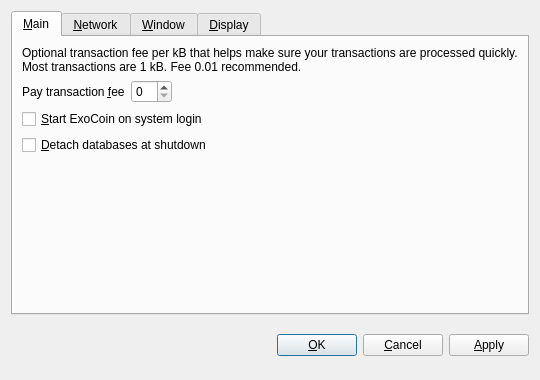
<?xml version="1.0" encoding="UTF-8"?>
<ui version="4.0">
 <class>OptionsDialog</class>
 <widget class="QDialog" name="OptionsDialog">
  <property name="geometry">
   <rect>
    <x>0</x>
    <y>0</y>
    <width>540</width>
    <height>380</height>
   </rect>
  </property>
  <property name="windowTitle">
   <string>Options</string>
  </property>
  <property name="modal">
   <bool>true</bool>
  </property>
  <layout class="QVBoxLayout" name="verticalLayout">
   <item>
    <widget class="QTabWidget" name="tabWidget">
     <property name="tabPosition">
      <enum>QTabWidget::North</enum>
     </property>
     <property name="currentIndex">
      <number>0</number>
     </property>
     <widget class="QWidget" name="tabMain">
      <attribute name="title">
       <string>&amp;Main</string>
      </attribute>
      <layout class="QVBoxLayout" name="verticalLayout_Main">
       <item>
        <widget class="QLabel" name="transactionFeeInfoLabel">
         <property name="text">
          <string>Optional transaction fee per kB that helps make sure your transactions are processed quickly. Most transactions are 1 kB. Fee 0.01 recommended.</string>
         </property>
         <property name="textFormat">
          <enum>Qt::PlainText</enum>
         </property>
         <property name="wordWrap">
          <bool>true</bool>
         </property>
        </widget>
       </item>
       <item>
        <layout class="QHBoxLayout" name="horizontalLayout_Main">
         <item>
          <widget class="QLabel" name="transactionFeeLabel">
           <property name="text">
            <string>Pay transaction &amp;fee</string>
           </property>
           <property name="textFormat">
            <enum>Qt::PlainText</enum>
           </property>
           <property name="buddy">
            <cstring>transactionFee</cstring>
           </property>
          </widget>
         </item>
         <item>
          <widget class="BitcoinAmountField" name="transactionFee"/>
         </item>
         <item>
          <spacer name="horizontalSpacer_Main">
           <property name="orientation">
            <enum>Qt::Horizontal</enum>
           </property>
           <property name="sizeHint" stdset="0">
            <size>
             <width>40</width>
             <height>20</height>
            </size>
           </property>
          </spacer>
         </item>
        </layout>
       </item>
       <item>
        <widget class="QCheckBox" name="bitcoinAtStartup">
         <property name="toolTip">
          <string>Automatically start ExoCoin after logging in to the system.</string>
         </property>
         <property name="text">
          <string>&amp;Start ExoCoin on system login</string>
         </property>
        </widget>
       </item>
       <item>
        <widget class="QCheckBox" name="detachDatabases">
         <property name="toolTip">
          <string>Detach block and address databases at shutdown. This means they can be moved to another data directory, but it slows down shutdown. The wallet is always detached.</string>
         </property>
         <property name="text">
          <string>&amp;Detach databases at shutdown</string>
         </property>
        </widget>
       </item>
       <item>
        <spacer name="verticalSpacer_Main">
         <property name="orientation">
          <enum>Qt::Vertical</enum>
         </property>
         <property name="sizeHint" stdset="0">
          <size>
           <width>20</width>
           <height>40</height>
          </size>
         </property>
        </spacer>
       </item>
      </layout>
     </widget>
     <widget class="QWidget" name="tabNetwork">
      <attribute name="title">
       <string>&amp;Network</string>
      </attribute>
      <layout class="QVBoxLayout" name="verticalLayout_Network">
       <item>
        <widget class="QCheckBox" name="mapPortUpnp">
         <property name="toolTip">
          <string>Automatically open the ExoCoin client port on the router. This only works when your router supports UPnP and it is enabled.</string>
         </property>
         <property name="text">
          <string>Map port using &amp;UPnP</string>
         </property>
        </widget>
       </item>
       <item>
        <widget class="QCheckBox" name="connectSocks">
         <property name="toolTip">
          <string>Connect to the ExoCoin network through a SOCKS proxy (e.g. when connecting through Tor).</string>
         </property>
         <property name="text">
          <string>&amp;Connect through SOCKS proxy:</string>
         </property>
        </widget>
       </item>
       <item>
        <layout class="QHBoxLayout" name="horizontalLayout_Network">
         <item>
          <widget class="QLabel" name="proxyIpLabel">
           <property name="text">
            <string>Proxy &amp;IP:</string>
           </property>
           <property name="textFormat">
            <enum>Qt::PlainText</enum>
           </property>
           <property name="buddy">
            <cstring>proxyIp</cstring>
           </property>
          </widget>
         </item>
         <item>
          <widget class="QValidatedLineEdit" name="proxyIp">
           <property name="maximumSize">
            <size>
             <width>140</width>
             <height>16777215</height>
            </size>
           </property>
           <property name="toolTip">
            <string>IP address of the proxy (e.g. 127.0.0.1)</string>
           </property>
          </widget>
         </item>
         <item>
          <widget class="QLabel" name="proxyPortLabel">
           <property name="text">
            <string>&amp;Port:</string>
           </property>
           <property name="textFormat">
            <enum>Qt::PlainText</enum>
           </property>
           <property name="buddy">
            <cstring>proxyPort</cstring>
           </property>
          </widget>
         </item>
         <item>
          <widget class="QLineEdit" name="proxyPort">
           <property name="maximumSize">
            <size>
             <width>55</width>
             <height>16777215</height>
            </size>
           </property>
           <property name="toolTip">
            <string>Port of the proxy (e.g. 9050)</string>
           </property>
          </widget>
         </item>
         <item>
          <widget class="QLabel" name="socksVersionLabel">
           <property name="text">
            <string>SOCKS &amp;Version:</string>
           </property>
           <property name="textFormat">
            <enum>Qt::PlainText</enum>
           </property>
           <property name="buddy">
            <cstring>socksVersion</cstring>
           </property>
          </widget>
         </item>
         <item>
          <widget class="QValueComboBox" name="socksVersion">
           <property name="toolTip">
            <string>SOCKS version of the proxy (e.g. 5)</string>
           </property>
          </widget>
         </item>
         <item>
          <spacer name="horizontalSpacer_Network">
           <property name="orientation">
            <enum>Qt::Horizontal</enum>
           </property>
           <property name="sizeHint" stdset="0">
            <size>
             <width>40</width>
             <height>20</height>
            </size>
           </property>
          </spacer>
         </item>
        </layout>
       </item>
       <item>
        <spacer name="verticalSpacer_Network">
         <property name="orientation">
          <enum>Qt::Vertical</enum>
         </property>
         <property name="sizeHint" stdset="0">
          <size>
           <width>20</width>
           <height>40</height>
          </size>
         </property>
        </spacer>
       </item>
      </layout>
     </widget>
     <widget class="QWidget" name="tabWindow">
      <attribute name="title">
       <string>&amp;Window</string>
      </attribute>
      <layout class="QVBoxLayout" name="verticalLayout_Window">
       <item>
        <widget class="QCheckBox" name="minimizeToTray">
         <property name="toolTip">
          <string>Show only a tray icon after minimizing the window.</string>
         </property>
         <property name="text">
          <string>&amp;Minimize to the tray instead of the taskbar</string>
         </property>
        </widget>
       </item>
       <item>
        <widget class="QCheckBox" name="minimizeOnClose">
         <property name="toolTip">
          <string>Minimize instead of exit the application when the window is closed. When this option is enabled, the application will be closed only after selecting Quit in the menu.</string>
         </property>
         <property name="text">
          <string>M&amp;inimize on close</string>
         </property>
        </widget>
       </item>
       <item>
        <spacer name="verticalSpacer_Window">
         <property name="orientation">
          <enum>Qt::Vertical</enum>
         </property>
         <property name="sizeHint" stdset="0">
          <size>
           <width>20</width>
           <height>40</height>
          </size>
         </property>
        </spacer>
       </item>
      </layout>
     </widget>
     <widget class="QWidget" name="tabDisplay">
      <attribute name="title">
       <string>&amp;Display</string>
      </attribute>
      <layout class="QVBoxLayout" name="verticalLayout_Display">
       <item>
        <layout class="QHBoxLayout" name="horizontalLayout_1_Display">
         <item>
          <widget class="QLabel" name="langLabel">
           <property name="text">
            <string>User Interface &amp;language:</string>
           </property>
           <property name="textFormat">
            <enum>Qt::PlainText</enum>
           </property>
           <property name="buddy">
            <cstring>lang</cstring>
           </property>
          </widget>
         </item>
         <item>
          <widget class="QValueComboBox" name="lang">
           <property name="toolTip">
            <string>The user interface language can be set here. This setting will take effect after restarting ExoCoin.</string>
           </property>
          </widget>
         </item>
        </layout>
       </item>
       <item>
        <layout class="QHBoxLayout" name="horizontalLayout_2_Display">
         <item>
          <widget class="QLabel" name="unitLabel">
           <property name="text">
            <string>&amp;Unit to show amounts in:</string>
           </property>
           <property name="textFormat">
            <enum>Qt::PlainText</enum>
           </property>
           <property name="buddy">
            <cstring>unit</cstring>
           </property>
          </widget>
         </item>
         <item>
          <widget class="QValueComboBox" name="unit">
           <property name="toolTip">
            <string>Choose the default subdivision unit to show in the interface and when sending coins.</string>
           </property>
          </widget>
         </item>
        </layout>
       </item>
       <item>
        <widget class="QCheckBox" name="displayAddresses">
         <property name="toolTip">
          <string>Whether to show ExoCoin addresses in the transaction list or not.</string>
         </property>
         <property name="text">
          <string>&amp;Display addresses in transaction list</string>
         </property>
        </widget>
       </item>
       <item>
        <spacer name="verticalSpacer_Display">
         <property name="orientation">
          <enum>Qt::Vertical</enum>
         </property>
         <property name="sizeHint" stdset="0">
          <size>
           <width>20</width>
           <height>40</height>
          </size>
         </property>
        </spacer>
       </item>
      </layout>
     </widget>
    </widget>
   </item>
   <item>
    <layout class="QHBoxLayout" name="horizontalLayout_Buttons">
     <item>
      <spacer name="horizontalSpacer_1">
       <property name="orientation">
        <enum>Qt::Horizontal</enum>
       </property>
       <property name="sizeHint" stdset="0">
        <size>
         <width>40</width>
         <height>48</height>
        </size>
       </property>
      </spacer>
     </item>
     <item>
      <widget class="QLabel" name="statusLabel">
       <property name="font">
        <font>
         <weight>75</weight>
         <bold>true</bold>
        </font>
       </property>
       <property name="text">
        <string/>
       </property>
       <property name="textFormat">
        <enum>Qt::PlainText</enum>
       </property>
       <property name="wordWrap">
        <bool>true</bool>
       </property>
      </widget>
     </item>
     <item>
      <spacer name="horizontalSpacer_2">
       <property name="orientation">
        <enum>Qt::Horizontal</enum>
       </property>
       <property name="sizeHint" stdset="0">
        <size>
         <width>40</width>
         <height>48</height>
        </size>
       </property>
      </spacer>
     </item>
     <item>
      <widget class="QPushButton" name="okButton">
       <property name="text">
        <string>&amp;OK</string>
       </property>
      </widget>
     </item>
     <item>
      <widget class="QPushButton" name="cancelButton">
       <property name="text">
        <string>&amp;Cancel</string>
       </property>
       <property name="autoDefault">
        <bool>false</bool>
       </property>
      </widget>
     </item>
     <item>
      <widget class="QPushButton" name="applyButton">
       <property name="text">
        <string>&amp;Apply</string>
       </property>
       <property name="autoDefault">
        <bool>false</bool>
       </property>
      </widget>
     </item>
    </layout>
   </item>
  </layout>
 </widget>
 <customwidgets>
  <customwidget>
   <class>BitcoinAmountField</class>
   <extends>QSpinBox</extends>
   <header>bitcoinamountfield.h</header>
  </customwidget>
  <customwidget>
   <class>QValueComboBox</class>
   <extends>QComboBox</extends>
   <header>qvaluecombobox.h</header>
  </customwidget>
  <customwidget>
   <class>QValidatedLineEdit</class>
   <extends>QLineEdit</extends>
   <header>qvalidatedlineedit.h</header>
  </customwidget>
 </customwidgets>
 <resources/>
 <connections/>
</ui>
